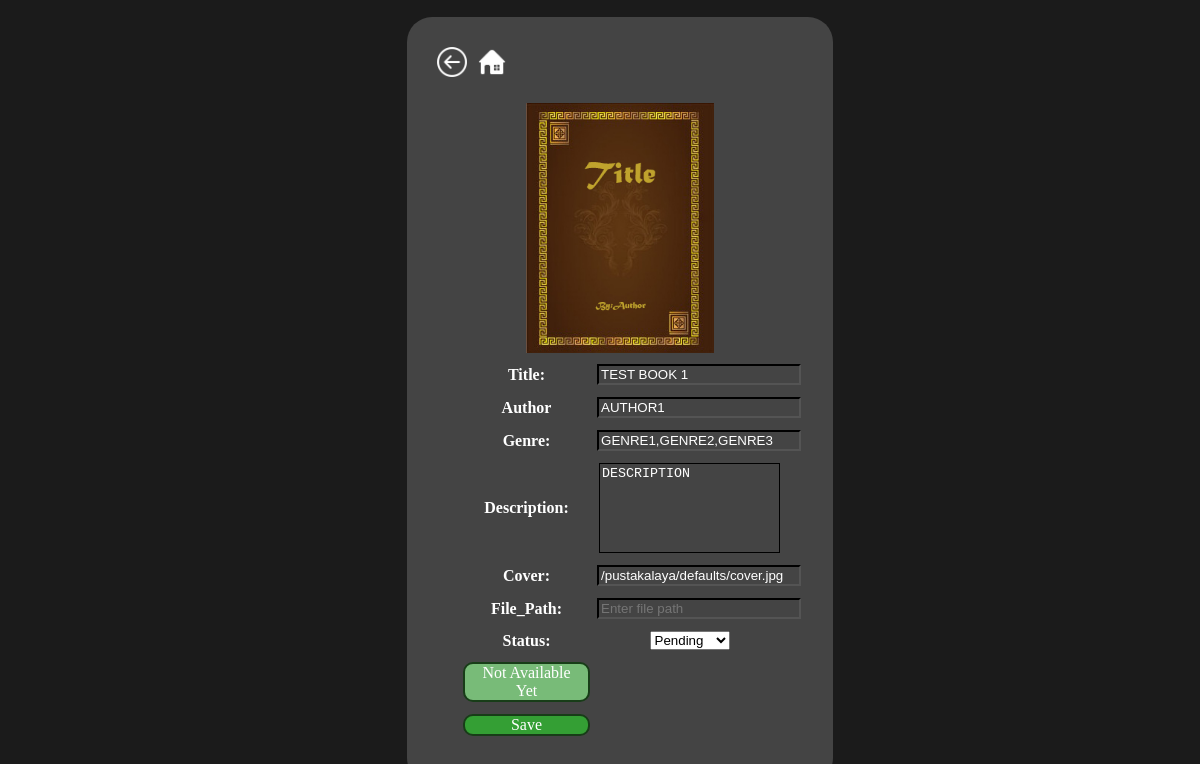
Screenshot of /roles/book.php?id=66&from=req (signed in) with the database file from the repository.
### tables this page shows
CREATE TABLE `req` (
  `id` bigint(20) NOT NULL,
  `title` varchar(255) NOT NULL,
  `cover` varchar(255) DEFAULT NULL,
  `author` varchar(255) NOT NULL,
  `genre` varchar(100) DEFAULT NULL,
  `description` text DEFAULT NULL,
  `file_path` varchar(255) DEFAULT NULL,
  `status` enum('pending','approved','declined') NOT NULL DEFAULT 'pending'
);

### roles/book.php (the view, shortened to what this page needs)
<?php
  require $_SERVER['DOCUMENT_ROOT']."/pustakalaya/goback.php";
  require $_SERVER['DOCUMENT_ROOT']."/pustakalaya/ud_functions.php";
  $id=$_GET['id'] ?? "1";
  $book=getbook($id,$_GET['from']) ?? ['cover' => "" , 'file_path' => ""] ;
  $title = $book['title']?? "";
  $cover = $book['cover']?? "";
  $author = $book['author']?? "";
  $genre = $book['genre']?? "";
  $description = $book['description']?? "";
  $path = $book['file_path']?? "";
  $initialstatus = $book['status'] ?? "approved";
  $action = "disabled";
  if(!empty($_SESSION['role']) ){
    if($_SESSION['role'] != "user"){$action = "";}
  }
?>
<html>
  <head>
    <link href="/pustakalaya/log_reg_style.css" type="text/css" rel="stylesheet">
  </head>
  <body>
    <div class="form-container">
      <?php goback();
      if($book['cover'] == NULL){
        $cover = "/pustakalaya/defaults/cover.jpg";
    }else{
        $cover = $book['cover'];
    }
    ?>
            <br><br>
            <img style="height:250px;"src='<?php echo $cover;?>'><br>
			<form method="POST">
			 <table style="margin: auto;">
				<tr><th>Title:</th><td><input type="text" name="title" placeholder="Enter Book Title" required <?php echo 'value="'.$title.'" ' .$action;?>></td></tr>
				<tr><th>Author<td><input type="text" name="author" placeholder="Author Name" required <?php echo 'value="'.$author.'" ' .$action;?>></td></tr>
				<tr><th>Genre:</th><td><input type="text" name="genre"  required placeholder="Fantasy,action,comedy,etc" required <?php echo 'value="'.$genre.'" ' .$action;?>></td></tr>
				<tr><th>Description:</th><td><textarea name="description" placeholder="Enter Book Description" required maxlength="500" <?php echo $action;?> ><?php echo $description ?></textarea></td></tr>
        <?php
          if($action == ""){
            echo '<tr><th>Cover:</th><td><input type="text" name="cover" placeholder="Enter Cover Page URL"  value="' . $cover . '" ' . $action . '></td></tr>';
            echo '<tr><th>File_Path:</th><td><input type="text" name="path" placeholder="Enter file path"  value="' . $path . '" ' . $action . '></td></tr>';
          }
             echo '<tr><th>Status:</th><td>
             <select name="status"';echo $action.($initialstatus === 'approved' ? ' disabled' : '').'>
                 <option value="approved"' . ($initialstatus === 'approved' ? ' selected' : '') . '>Approved</option>
                 <option value="declined"' . ($initialstatus === 'declined' ? ' selected' : '') . '>Declined</option>
                 <option value="pending"' . ($initialstatus === 'pending' ? ' selected' : '') . '>Pending</option>
             </select>
             </td></tr>';
             if ($book['file_path'] == NULL ) {
              echo "<tr><td></a><button type='button' id='read' style=' z-index:99; cursor:not-allowed; background-color:rgb(120, 187, 120);'>Not Available Yet</button></td></tr>";
             } else {
              echo "<tr><td><button type='button' style='z-index:99;' id='read' onclick=\"window.location.href='/pustakalaya/books/".$book['file_path']."'\">Read Here</button></td>";
              echo "<td><a href = '/pustakalaya/books/".$book['file_path']."' download>Download</a></td></tr>";
              }
        ?>
             <?php
          if($action == ""){
            echo '<tr><td><button name="request" >Save</button></td> ';
            }
        ?></table><br>
			</form>
    </div>
  </body>
</html>

### log_reg_style.css (style rules this page uses)
body { background-color: rgb(27, 27, 27); display:grid; justify-content: center; align-items: center; text-align: center; }
div { position: relative; background-color: rgb(68, 68, 68); color:white; height:55%; width: 25%; padding:20px; min-width: 300px; border-radius: 25px; }
button { position: relative; bottom: 10px; width:50%; padding:10px; border-radius: 10px; border:2px solid rgb(24, 61, 24); background-color:rgb(52, 159, 52); cursor:pointer; }
table { color:rgb(167, 167, 167); padding: 20px; border-spacing: 0 10px; }
textarea { resize: none; height: auto; min-height: 90px; color:white; border-color: black; background-color: transparent; overflow-y:auto; }
input { width: 110%; color:white; border-color: black; background-color: transparent; }

### roles/book.php (style rules this page uses)
body { background-color: rgb(27, 27, 27); display:grid; justify-content: center; align-items: center; text-align: center; overflow-y : hidden; }
.form-container { all : unset; position: relative; background-color: rgb(68, 68, 68); color:white; width: 100%; padding:20px; min-width: 300px; border-radius: 25px; }
img { max-width: 200px; height: 300px; }
div { height:90%; }
button,a { all:unset; padding:0 10 0 10px; color:white; width:75%; border-radius: 10px; border:2px solid rgb(24, 61, 24); background-color:rgb(52, 159, 52); cursor:pointer; }
table { all:unset; padding:10px; border-spacing: 0 10px; }

### rows the page displays
req: cover (picture), title "TEST BOOK 1", author "AUTHOR1", genre "GENRE1,GENRE2,GENRE3", description "DESCRIPTION", cover "/pustakalaya/defaults/cover.jpg", status "Pending"
